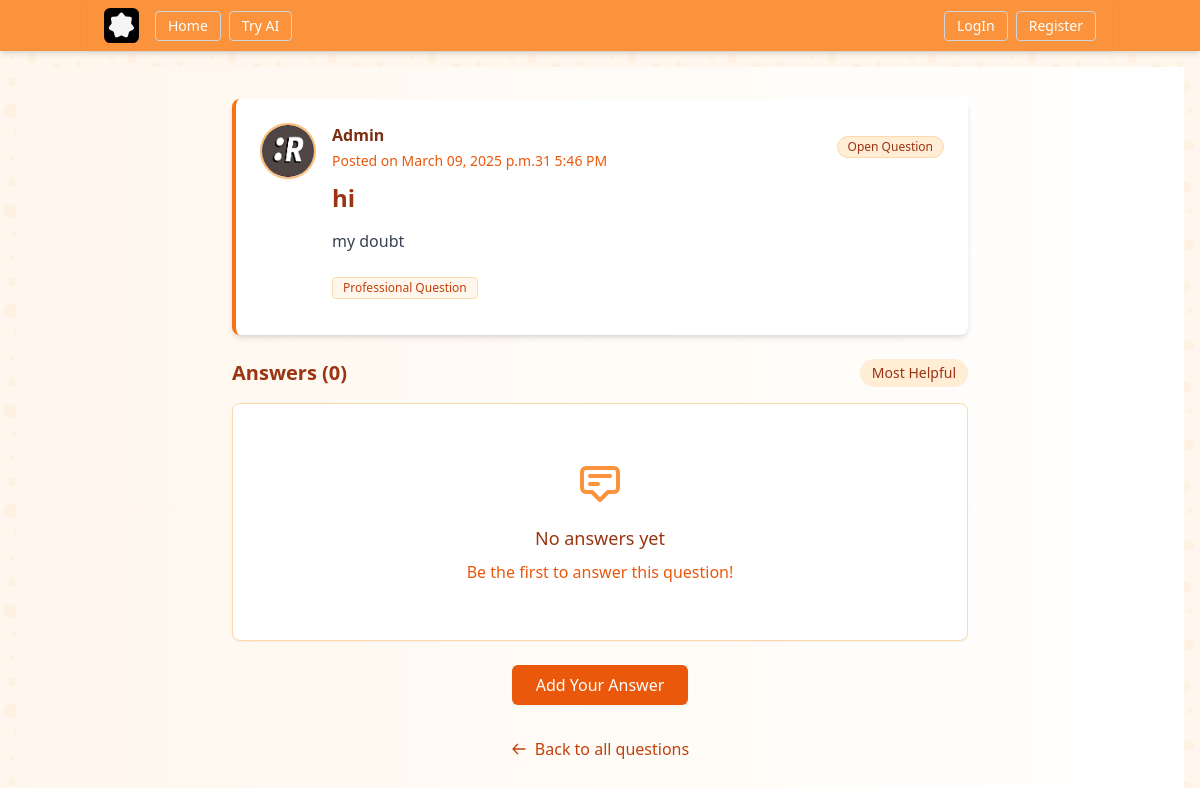
Before: /community/doubt/7/ with the older database file.
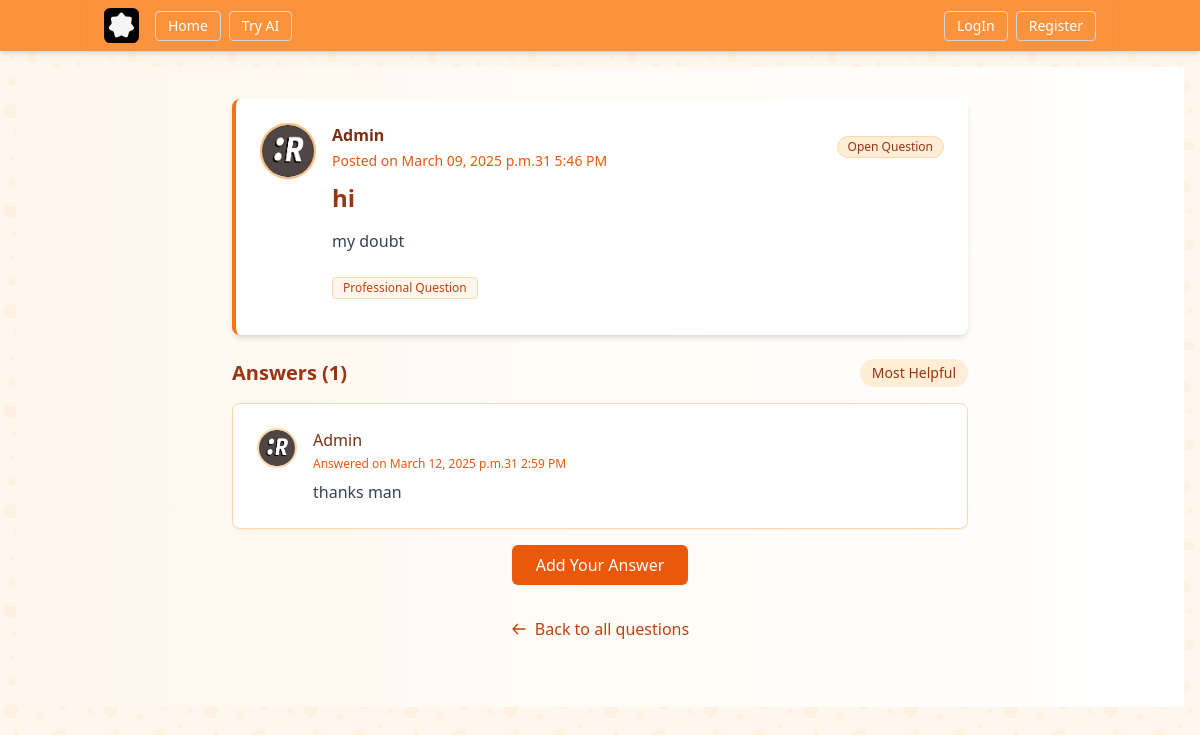
After: the same page with the newer database file.
### community/models.py (models this page shows, shortened)
class doubt(models.Model):
    title = models.CharField(max_length=100)
    content= models.TextField()
    date = models.DateTimeField(default=timezone.now)
    author = models.ForeignKey(User, on_delete=models.CASCADE) # on_delete=models.CASCADE is used to delete doubt the user if the user is deleted

class Comment(models.Model):
    doubt = models.ForeignKey(doubt, on_delete=models.CASCADE, related_name='comments')
    author = models.ForeignKey(User, on_delete=models.CASCADE)
    content = models.TextField()
    date_posted = models.DateTimeField(default=timezone.now)
    class Meta:
        ordering = ['-date_posted']  # Show newest comments first

### users/models.py (models this page shows, shortened)
class Profile(models.Model):# Profile model inherits from models.Model that have one to one relationship with User model
    user = models.OneToOneField(User, on_delete=models.CASCADE) # one to one relationship with User model
    image = models.ImageField(default='default.jpg', upload_to='profile_pics') # profile picture
    position = models.CharField(default='Student', max_length=100) # position
    bio = models.TextField(default='No bio...', max_length=300) # bio
    insitute = models.CharField(default='APSIT', max_length=100) # insitute
    hobbies = models.CharField(default='Cricket', max_length=100) # hobbies
    phone = models.CharField(default='1234567890', max_length=10) # phone
    location = models.CharField(default='Mumbai', max_length=100) # location

### community/views.py (the view)
# urls.py: path('doubt/<int:pk>/', DoubtsDetailView.as_view(), name='doubt-detail'),
class DoubtsDetailView(DetailView): # inherit from ListView
    model = doubt

### community/templates/community/doubt_detail.html (shortened to what this page needs)
{% extends "base/base.html" %}
{% block content %}
<div class="bg-gradient-to-r from-orange-50 to-white py-8">
    <div class="max-w-3xl mx-auto px-4">
        <article class="bg-white rounded-lg shadow-md p-6 mb-6 border-l-4 border-orange-500">
            <div class="flex items-start gap-4">
                <div class="shrink-0">
                    <img class="rounded-full w-14 h-14 border-2 border-orange-300 object-cover shadow-sm"
                         src="{{ object.author.profile.image.url }}"
                         alt="{{ object.author }}'s Profile Picture">
                </div>
                <div class="flex-1">
                    <div class="flex flex-wrap items-center justify-between mb-3">
                        <div>
                            <a href="#" class="font-semibold text-orange-900 hover:text-orange-700 transition">
                                {{ object.author }}
                            </a>
                            <div class="text-orange-600 text-sm mt-1">
                                Posted on {{ object.date | date:"F d, Y at g:i A"}}
                            </div>
                        </div>
                        <span class="bg-orange-100 text-orange-800 text-xs font-medium px-2.5 py-0.5 rounded-full border border-orange-200">
                            Open Question
                        </span>
                    </div>
                    <h1 class="text-2xl font-bold text-orange-800 mb-4 leading-tight">
                        {{ object.title }}
                    </h1>
                    <div class="prose prose-orange text-gray-700 mb-6 max-w-none">
                        {{ object.content }}
                    </div>
                    <div class="flex flex-wrap gap-2 mt-4 mb-3">
                        <span class="bg-orange-50 text-orange-700 text-xs font-medium px-2.5 py-0.5 rounded border border-orange-200">
                            Professional Question
                        </span>
                    </div>
                </div>
            </div>
        </article>
        <div class="flex items-center justify-between mb-4">
            <h2 class="text-xl font-bold text-orange-800">Answers ({{ object.comments.all|length }})</h2>
            <button class="text-sm bg-orange-100 hover:bg-orange-200 text-orange-800 font-medium py-1 px-3 rounded-full transition-colors">
                Most Helpful
            </button>
        </div>
        {% if object.comments.all %}
            {% for comment in object.comments.all %}
                <div class="bg-white rounded-lg shadow-sm p-6 mb-4 border border-orange-200">
                    <div class="flex items-start gap-4">
                        <div class="shrink-0">
                            <img class="rounded-full w-10 h-10 border-2 border-orange-200 object-cover"
                                src="{{ comment.author.profile.image.url }}"
                                alt="{{ comment.author }}'s Profile Picture">
                        </div>
                        <div class="flex-1">
                            <div class="flex flex-wrap items-center justify-between mb-2">
                                <div>
                                    <a href="#" class="font-medium text-orange-900 hover:text-orange-700 transition">
                                        {{ comment.author }}
                                    </a>
                                    <div class="text-orange-600 text-xs mt-1">
                                        Answered on {{ comment.date_posted | date:"F d, Y at g:i A"}}
                                    </div>
                                </div>
                            </div>
                            <div class="prose prose-orange text-gray-700 max-w-none">
                                {{ comment.content }}
                            </div>
                        </div>
                    </div>
                </div>
            {% endfor %}
        {% else %}
            <div class="bg-white rounded-lg shadow-sm p-6 mb-6 border border-orange-200">
                <div class="text-center py-8">
                    <svg xmlns="http://www.w3.org/2000/svg" class="h-12 w-12 mx-auto text-orange-400" fill="none" viewBox="0 0 24 24" stroke="currentColor">
                        <path stroke-linecap="round" stroke-linejoin="round" stroke-width="2" d="M7 8h10M7 12h4m1 8l-4-4H5a2 2 0 01-2-2V6a2 2 0 012-2h14a2 2 0 012 2v8a2 2 0 01-2 2h-3l-4 4z" />
                    </svg>
                    <h3 class="mt-4 text-lg font-medium text-orange-800">No answers yet</h3>
                    <p class="mt-2 text-orange-600">Be the first to answer this question!</p>
                </div>
            </div>
        {% endif %}
        <div class="text-center mb-8">
            <a href="{% url 'add-comment' object.pk %}" class="bg-orange-600 hover:bg-orange-700 text-white font-medium py-2 px-6 rounded-md transition-colors shadow-sm inline-block">
                Add Your Answer
            </a>
        </div>
        <div class="text-center mb-8">
            <a href="{% url 'Community-Home' %}" class="inline-flex items-center text-orange-700 hover:text-orange-900 font-medium">
                <svg xmlns="http://www.w3.org/2000/svg" class="h-4 w-4 mr-2" fill="none" viewBox="0 0 24 24" stroke="currentColor">
                    <path stroke-linecap="round" stroke-linejoin="round" stroke-width="2" d="M10 19l-7-7m0 0l7-7m-7 7h18" />
                </svg>
                Back to all questions
            </a>
        </div>
    </div>
</div>
{% endblock content %}

### base/templates/base/base.html (shortened to what this page needs)
{% load static %}
<!DOCTYPE html>
<html lang="en">
  <head>
    <script src="https://cdn.tailwindcss.com"></script>
    <link rel="stylesheet" href="{% static 'css/styles.css' %}" />
  </head>
  <body>
    <header class="bg-orange-400 text-white w-full shadow-md">
      <nav class="container mx-auto flex items-center justify-between py-2 px-4 shadow-sm">
        <div class="flex items-center">
          <a class="text-xl font-semibold" href="#">
          </a>
          <div class="hidden md:flex ml-4 space-x-2">
            <a class="px-3 py-1 text-sm border border-gray-300 rounded hover:bg-white hover:text-gray-900 transition-colors" href="{% url 'base-home' %}">Home</a>
            <a class="px-3 py-1 text-sm border border-gray-300 rounded hover:bg-white hover:text-gray-900 transition-colors" href="{% url 'ai-home' %}">Try AI</a>
          </div>
        </div>
        <div id="menu" class="hidden md:flex flex-col md:flex-row md:items-center md:space-x-2 absolute md:relative top-14 md:top-auto left-0 w-full md:w-auto bg-orange-400 md:bg-transparent p-3 md:p-0 shadow-md md:shadow-none space-y-2 md:space-y-0 z-50 transition-all duration-200">
          {% if user.is_authenticated %}
          <div class="flex flex-col md:flex-row md:items-center w-full md:w-auto space-y-2 md:space-y-0 md:space-x-2">
            <a href="{% url 'Community-Home' %}" class="px-3 py-1 text-sm border border-gray-300 rounded hover:bg-white hover:text-gray-900 transition-colors text-center">Community</a>
            <a href="{% url 'note-create' %}" class="px-3 py-1 text-sm border border-gray-300 rounded hover:bg-white hover:text-gray-900 transition-colors text-center">Create Note</a>
            <a href="{% url 'profile' %}" class="flex items-center px-3 py-1 text-sm border border-gray-300 rounded-full hover:bg-white hover:text-gray-900 transition-colors text-center">
              <img src="{{ user.profile.image.url }}" alt="Profile" class="w-5 h-5 rounded-full mr-2" />
              Profile
            </a>
            <form method="POST" action="{% url 'logout' %}" class="w-full md:w-auto text-center md:inline-block">
              {% csrf_token %}
              <button class="px-3 py-1 text-sm border border-gray-300 rounded hover:bg-white hover:text-gray-900 transition-colors w-full md:w-auto">Logout</button>
            </form>
          </div>
          {% else %}
          <div class="flex flex-col md:flex-row md:items-center w-full md:w-auto space-y-2 md:space-y-0 md:space-x-2">
            <a href="{% url 'login' %}" class="px-3 py-1 text-sm border border-gray-300 rounded hover:bg-white hover:text-gray-900 transition-colors text-center">LogIn</a>
            <a href="{% url 'register' %}" class="px-3 py-1 text-sm border border-gray-300 rounded hover:bg-white hover:text-gray-900 transition-colors text-center">Register</a>
          </div>
          {% endif %}
        </div>
      </nav>
    </header>
    <main class="mx-auto p-4">
      <div class="w-full">
        {% block content %}{% endblock %}
      </div>
    </main>
  </body>
</html>

### base/static/css/styles.css (style rules this page uses)
body { background-color: #fff7ed; }

### base/templates/base/base.html (style rules this page uses)
body { background-color: #fff7ed; }

Changed rows visible on the page:
computed for doubt "hi": comments.all|length "0" → "1"
added Comment: author.profile.image (picture), author "Admin", date_posted "March 12, 2025 p.m.31 2:59 PM", content "thanks man"
Other visible differences:
text no longer shown: "No answers yet Be the first to answer this question!"
